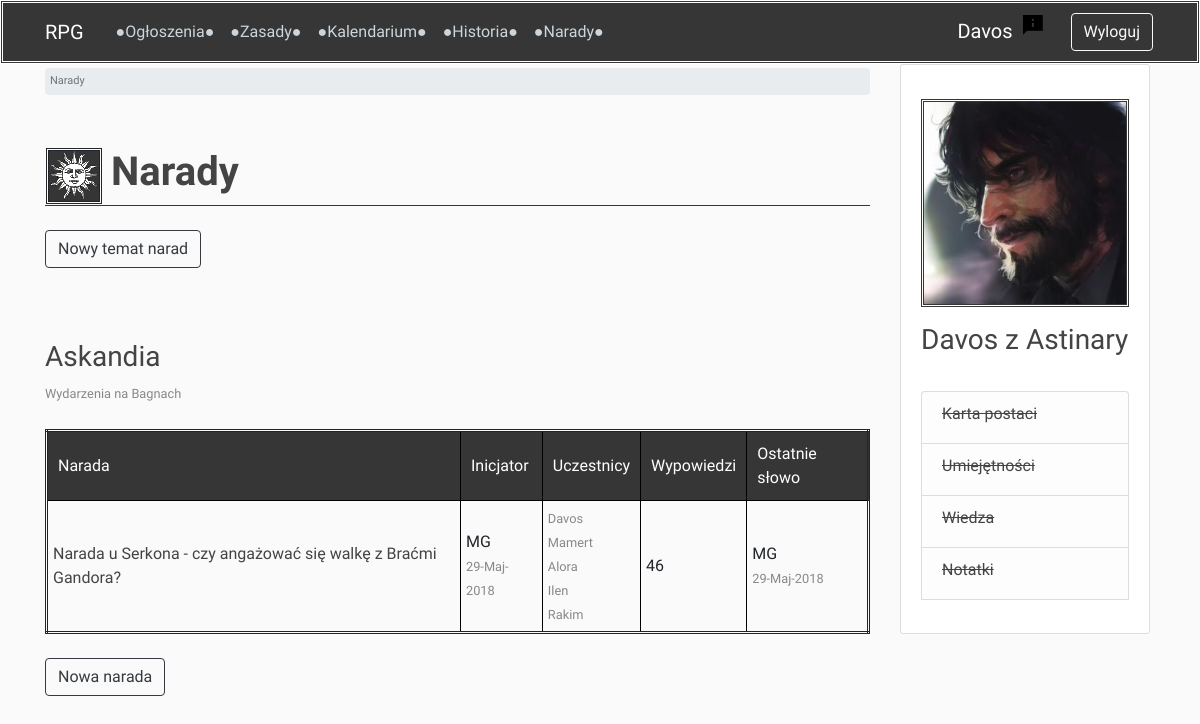
The page /forum/ (signed in) on the database its author committed.
### users/models.py (models this page shows, shortened)
class Profile(models.Model):
    user = models.OneToOneField(User, on_delete=models.CASCADE)
    image = models.ImageField(default='profile_pics/default_profile.jpg', upload_to='profile_pics')
    character_name = models.CharField(max_length=50, default='')
    character_status = models.CharField(max_length=20, choices=STATUS, default='npc')
    class Meta:
        ordering = ['character_status', 'character_name']

### forum/models.py (models this page shows, shortened)
class Board(models.Model):
    title = models.CharField(max_length=50, unique=True)
    slug = models.SlugField(max_length=50, unique=True, blank=True)
    date_created = models.DateTimeField(auto_now_add=True)
    date_updated = models.DateTimeField(auto_now=True)
    description = models.CharField(max_length=100)
    class Meta:
        ordering = ['-date_updated']

class Topic(models.Model):
    topic_name = models.CharField(max_length=100, unique=True)
    slug = models.SlugField(max_length=50, unique=True, blank=True)
    date_created = models.DateTimeField(auto_now_add=True)
    date_updated = models.DateTimeField(auto_now=True)
    board = models.ForeignKey(Board, related_name='topics', on_delete=models.CASCADE)
    starter = models.ForeignKey(User, related_name='topics', on_delete=models.CASCADE)
    allowed_profiles = models.ManyToManyField(to=Profile, related_name='allowed_topics',
                                              limit_choices_to=
                                              Q(character_status='active_player') |
                                              Q(character_status='inactive_player') |
                                              Q(character_status='living_npc')
                                              )
    def get_absolute_url(self):
        return reverse('topic', kwargs={'board_slug': self.board.slug, 'topic_slug': self.slug})    # another way
    class Meta:
        ordering = ['-date_updated']

### forum/views.py (the view)
# urls.py: path('', forum_view, name='forum'),
@login_required
def forum_view(request):
    queryset = Board.objects.all()
    topics_with_last_post_date_dict = {topic: topic.posts.all().aggregate(Max('date_posted'))['date_posted__max']
                                       for topic in Topic.objects.all()}
    topics_with_last_active_user_dict = {}
    for topic in Topic.objects.all():
        last_post = topic.posts.filter(date_posted=topics_with_last_post_date_dict[topic])
        topics_with_last_active_user_dict[topic] = last_post[0].author.profile.character_name if last_post else ''
    boards_with_allowed_profiles_dict = {}
    for board in queryset:
        allowed_profiles = ''
        for topic in board.topics.all():
            for profile in topic.allowed_profiles.all():
                if profile.character_name not in allowed_profiles:
                    allowed_profiles += profile.character_name
        boards_with_allowed_profiles_dict[board] = allowed_profiles
    context = {
        'page_title': 'Narady',
        'queryset': queryset,
        'topics_with_last_post_date_dict': topics_with_last_post_date_dict,
        'topics_with_last_active_user_dict': topics_with_last_active_user_dict,
        'boards_with_allowed_profiles_dict': boards_with_allowed_profiles_dict
    }
    return render(request, 'forum/forum.html', context)

### forum/templatetags/custom_filters.py (called while the page is built)
@register.filter
def dict_lookup(dict_, index):
    if index in dict_:
        return dict_[index]
    return ''

@register.filter
def get_first_word(text):
    return text.split(' ', 1)[0]

### forum/templates/forum/forum.html
{% extends 'base.html' %}
{% load custom_filters %}
{% block breadcrumb %}
    <li class="breadcrumb-item active">Narady</li>
{% endblock breadcrumb %}
{% block content %}
    <br>
    {% if request.user.profile.character_name == '' %}
        <p><a href="/users/profile">Uzupełnij imię postaci, aby móc uczestniczyć w naradach!</a></p>
    {% else %}
        <div class="mb-4">
            <a href="{% url 'create-board' %}" class="btn btn-outline-dark">Nowy temat narad</a>
        </div>
        <br><br>
        {% for board in queryset %}
            {% if request.user.profile.character_name in boards_with_allowed_profiles_dict|dict_lookup:board or request.user.profile.character_status == 'gm' %}
                <h3>{{ board.title }}</h3>
                {% if board.description %}
                    <small>{{ board.description }}</small> <br>
                {% endif %}<br>
                <table class="forum">
                    <thead>
                        <tr>
                            <th>Narada</th>
                            <th>Inicjator</th>
                            <th>Uczestnicy</th>
                            <th>Wypowiedzi</th>
                            <th>Ostatnie słowo</th>
                        </tr>
                    </thead>
                    <tbody>
                    {% for topic in board.topics.all %}
                        {% if request.user.profile in topic.allowed_profiles.all or request.user.profile.character_status == 'gm' %}
                            <tr>
                                <td class="unblue">
                                    <a href="{{ topic.get_absolute_url }}">{{ topic.topic_name }}</a>
                                </td>
                                <td>
                                    {{ topic.starter.profile.character_name|get_first_word  }}<br>
                                    <small>{{ topic.date_created|date:'d-M-Y' }}</small>
                                </td>
                                <td>
                                    {% for profile in topic.allowed_profiles.all %}
                                        {% if profile.character_status != 'gm' %}
                                            <small>{{ profile.character_name|get_first_word }}</small><br>
                                        {% endif %}
                                    {% endfor %}
                                </td>
                                <td>{{ topic.posts.count }}</td>
                                <td>
                                    {{ topics_with_last_active_user_dict|dict_lookup:topic|get_first_word }}<br>
                                    <small>{{ topics_with_last_post_date_dict|dict_lookup:topic|date:'d-M-Y' }}</small>
                                </td>
                            </tr>
                        {% endif %}
                    {% endfor %}
                    </tbody>
                </table>
                <br>
                <div class="mb-4">
                    <a href="{% url 'create-topic' board.slug %}" class="btn btn-outline-dark">Nowa narada</a>
                </div><br><br>
            {% endif %}
        {% endfor %}
    {% endif %}
{% endblock content %}

### templates/navbar.html (shortened to what this page needs)
{% load custom_filters %}
{% load static %}
<header class="site-header">
    <nav class="navbar navbar-expand-md navbar-dark bg-navbar fixed-top">
        <div class="container">
            <span class="navbar-brand mr-4">RPG</span>
            <div class="collapse navbar-collapse" id="navbarSupportedContent">
                <div class="navbar-nav mr-auto">
                    <a class="nav-item nav-link " href="{% url 'news-list' %}">●Ogłoszenia●</a>
                    <a class="nav-item nav-link" href="{% url 'rules-main' %}">●Zasady●</a>
                    <a class="nav-item nav-link" href="{% url 'timeline-main' %}">●Kalendarium●</a>
                    <a class="nav-item nav-link" href="{% url 'chronicles-chapters' %}">●Historia●</a>
                    <a class="nav-item nav-link" href="{% url 'forum' %}">●Narady●</a>
                </div>
                <div class="navbar-nav">
                    {% if user.is_authenticated %}
                        {% if user.profile.character_name != '' %}
                            <a class="navbar-brand mr-2" href="/users/profile">{{ user.profile.character_name|get_first_word }}</a>
                            <a href="{% url 'report' %}"><img src="{% static 'img/report.png' %}" class="mr-4"></a>
                        {% else %}
                            <a class="navbar-brand mr-2" href="/users/profile">Uzupełnij profil</a>
                        {% endif %}
                        <a class="btn btn-outline-light btn-space" href="{% url 'logout' %}">Wyloguj</a>
                    {% else %}
                        <a class="btn btn-outline-light btn-space" href="{% url 'register' %}">Nowa postać</a>
                    {% endif %}
                </div>
            </div>
        </div>
    </nav>
</header>

### templates/sidebar.html (shortened to what this page needs)
{% if user.is_authenticated %}
<div class="col-md-3">
    <div class="content-section-sidebar">
        <br>
        <img class="account-img-sidebar border-double" src="{{ user.profile.image.url }}">
        <h3>{{ user.profile.character_name }}</h3>
        <p class='text-muted'></p>
        <ul class="list-group hover-pointer">
            <li class="list-group-item list-group-item-light" data-toggle="collapse" data-target="#character_sheet"><h6><strike>Karta postaci</strike></h6></li>
            <li class="list-group-item list-group-item-light" data-toggle="collapse" data-target="#skills"><h6><strike>Umiejętności</strike></h6></li>
            <li class="list-group-item list-group-item-light" data-toggle="collapse" data-target="#knowledge"><h6><strike>Wiedza</strike></h6></li>
            <li class="list-group-item list-group-item-light" data-toggle="collapse" data-target="#notes"><h6><strike>Notatki</strike></h6></li>
        </ul>
        <br>
    </div>
</div>
{% endif %}

### static/css/main.css (style rules this page uses)
body { background: #fafafa; margin-top: 4rem; }
h1, h2, h3, h4, h5, h6 { color: #444444; }
.bg-navbar { background-color: #363636; }
.site-header .navbar-nav .nav-link { color: #cbd5db; }
nav.navbar { border: double; border-color: white; }
.content-section-sidebar { width: 250px; background: #ffffff; padding: 10px 20px; border: 1px solid #dddddd; border-radius: 3px; margin-bottom: 20px; color: #363636; }
.account-img-sidebar { display: block; height: auto; width: 100%; margin-right: 20px; margin-bottom: 16px; }
* { font-family: 'IM Fell Great Primer', serif; }
.border-double { border-style: double; }
.btn-space { margin: 2px; }
.posts-and-news td, p { font-size: 20px; font-style: italic; vertical-align: top; padding: 5px; text-align: justify; }
small { color: #888; }
.unblue a { color: #444444; }
.forum th { border: 1px solid black; font-weight: normal; padding: 10px; }
.forum thead { background-color: #363636; color: #ffffff; }
.forum td { border: 1px solid black; padding: 5px; }
table.forum { border: double; }

### rows shown on the page
Board: title "Askandia", description "Wydarzenia na Bagnach"
Topic: topic_name "Narada u Serkona - czy angażować się walkę z Braćmi Gandora?", starter.profile.character_name|get_first_word "MG", date_created "29-Maj-2018", posts.count "46", id "MG", id "29-Maj-2018"
Profile: character_name|get_first_word "Davos"
Profile: character_name|get_first_word "Mamert"
Profile: character_name|get_first_word "Alora"
Profile: character_name|get_first_word "Ilen"
Profile: character_name|get_first_word "Rakim"

### other values the page prints
{{ user.profile.character_name|get_first_word }} "Davos"
{{ page_title|linebreaksbr }} "Narady"
{{ user.profile.character_name }} "Davos z Astinary"
